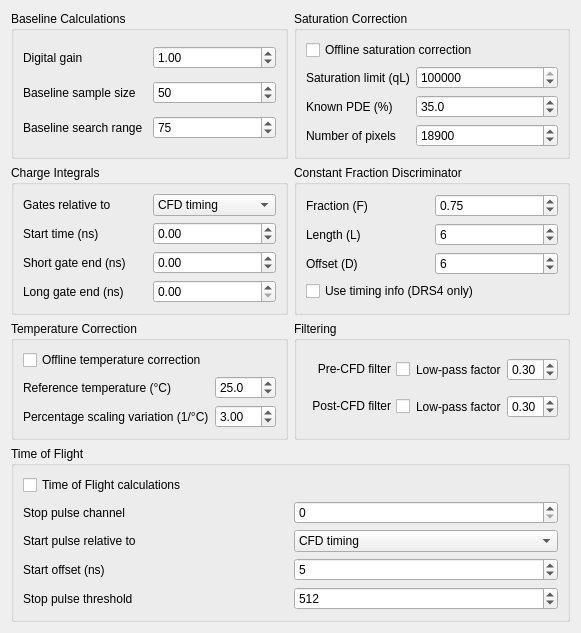
     <widget class="QWidget" name="tabSettings">
      <attribute name="title">
       <string>Settings</string>
      </attribute>
      <layout class="QGridLayout" name="gridLayout_7">
       <item row="0" column="0">
        <widget class="QGroupBox" name="groupBoxBaseline">
         <property name="title">
          <string>Baseline Calculations</string>
         </property>
         <layout class="QGridLayout" name="gridLayout">
          <item row="1" column="1">
           <widget class="QSpinBox" name="spinBoxSampleSize">
            <property name="toolTip">
             <string>&lt;html&gt;&lt;head/&gt;&lt;body&gt;&lt;p&gt;The &lt;span style=&quot; font-weight:600;&quot;&gt;baseline sample size&lt;/span&gt; is the number of samples used for calculating the baseline.&lt;/p&gt;&lt;/body&gt;&lt;/html&gt;</string>
            </property>
            <property name="maximum">
             <number>1600</number>
            </property>
            <property name="value">
             <number>50</number>
            </property>
           </widget>
          </item>
          <item row="1" column="0">
           <widget class="QLabel" name="labelSampleSize">
            <property name="text">
             <string>Baseline sample size</string>
            </property>
           </widget>
          </item>
          <item row="2" column="0">
           <widget class="QLabel" name="labelSampleRange">
            <property name="text">
             <string>Baseline search range</string>
            </property>
           </widget>
          </item>
          <item row="2" column="1">
           <widget class="QSpinBox" name="spinBoxSampleRange">
            <property name="toolTip">
             <string>&lt;html&gt;&lt;head/&gt;&lt;body&gt;&lt;p&gt;The &lt;span style=&quot; font-weight:600;&quot;&gt;baseline search range&lt;/span&gt; is the range of samples across which the optimal baseline is searched for, by finding the set of data that has the minimum standard deviation.&lt;/p&gt;&lt;/body&gt;&lt;/html&gt;</string>
            </property>
            <property name="maximum">
             <number>1600</number>
            </property>
            <property name="value">
             <number>75</number>
            </property>
           </widget>
          </item>
          <item row="0" column="0">
           <widget class="QLabel" name="labelGain">
            <property name="text">
             <string>Digital gain</string>
            </property>
           </widget>
          </item>
          <item row="0" column="1">
           <widget class="QDoubleSpinBox" name="doubleSpinBoxGain">
            <property name="minimum">
             <double>-5.000000000000000</double>
            </property>
            <property name="maximum">
             <double>5.000000000000000</double>
            </property>
            <property name="value">
             <double>1.000000000000000</double>
            </property>
           </widget>
          </item>
         </layout>
        </widget>
       </item>
       <item row="0" column="1">
        <widget class="QGroupBox" name="groupBoxSaturation">
         <property name="title">
          <string>Saturation Correction</string>
         </property>
         <layout class="QFormLayout" name="formLayout_2">
          <item row="0" column="0" colspan="2">
           <widget class="QCheckBox" name="checkBoxOfflineCorrectionSat">
            <property name="toolTip">
             <string>&lt;html&gt;&lt;head/&gt;&lt;body&gt;&lt;p&gt;Enables a &lt;span style=&quot; font-weight:600;&quot;&gt;low-pass filter &lt;/span&gt;before performing the digital CFD&lt;/p&gt;&lt;/body&gt;&lt;/html&gt;</string>
            </property>
            <property name="layoutDirection">
             <enum>Qt::LeftToRight</enum>
            </property>
            <property name="text">
             <string>Offline saturation correction</string>
            </property>
           </widget>
          </item>
          <item row="1" column="0">
           <widget class="QLabel" name="labelSaturationLimit">
            <property name="text">
             <string>Saturation limit (qL)</string>
            </property>
           </widget>
          </item>
          <item row="1" column="1">
           <widget class="QSpinBox" name="spinBoxSaturationLimit">
            <property name="maximum">
             <number>500000</number>
            </property>
            <property name="singleStep">
             <number>100</number>
            </property>
            <property name="value">
             <number>200000</number>
            </property>
           </widget>
          </item>
          <item row="2" column="0">
           <widget class="QLabel" name="labelPDE">
            <property name="text">
             <string>Known PDE (%)</string>
            </property>
           </widget>
          </item>
          <item row="2" column="1">
           <widget class="QDoubleSpinBox" name="doubleSpinBoxPDE">
            <property name="toolTip">
             <string>&lt;html&gt;&lt;head/&gt;&lt;body&gt;&lt;p&gt;The &lt;span style=&quot; font-weight:600;&quot;&gt;fraction&lt;/span&gt; (F) to use in the CFD: CFD(k) = Σ&lt;span style=&quot; vertical-align:sub;&quot;&gt;1&lt;/span&gt;&lt;span style=&quot; vertical-align:super;&quot;&gt;L&lt;/span&gt; ( F . v&lt;span style=&quot; vertical-align:sub;&quot;&gt;k-i&lt;/span&gt; - v&lt;span style=&quot; vertical-align:sub;&quot;&gt;k-i-D &lt;/span&gt;)&lt;/p&gt;&lt;/body&gt;&lt;/html&gt;</string>
            </property>
            <property name="decimals">
             <number>1</number>
            </property>
            <property name="minimum">
             <double>0.000000000000000</double>
            </property>
            <property name="maximum">
             <double>100.000000000000000</double>
            </property>
            <property name="singleStep">
             <double>1.000000000000000</double>
            </property>
            <property name="value">
             <double>35.000000000000000</double>
            </property>
           </widget>
          </item>
          <item row="3" column="0">
           <widget class="QLabel" name="labelNumPixels">
            <property name="text">
             <string>Number of pixels</string>
            </property>
           </widget>
          </item>
          <item row="3" column="1">
           <widget class="QSpinBox" name="spinBoxNumPixels">
            <property name="maximum">
             <number>100000</number>
            </property>
            <property name="singleStep">
             <number>100</number>
            </property>
            <property name="value">
             <number>18900</number>
            </property>
           </widget>
          </item>
         </layout>
        </widget>
       </item>
       <item row="1" column="0">
        <widget class="QGroupBox" name="groupBox">
         <property name="title">
          <string>Charge Integrals</string>
         </property>
         <layout class="QGridLayout" name="gridLayout_3">
          <item row="0" column="0">
           <widget class="QLabel" name="labelRelative">
            <property name="text">
             <string>Gates relative to</string>
            </property>
           </widget>
          </item>
          <item row="0" column="1">
           <widget class="QComboBox" name="comboBoxRelative">
            <property name="toolTip">
             <string>&lt;html&gt;&lt;head/&gt;&lt;body&gt;&lt;p&gt;The origin t=0 for charge integrals&lt;/p&gt;&lt;/body&gt;&lt;/html&gt;</string>
            </property>
            <item>
             <property name="text">
              <string>CFD timing</string>
             </property>
            </item>
            <item>
             <property name="text">
              <string>Time of half-rise</string>
             </property>
            </item>
            <item>
             <property name="text">
              <string>Time of min</string>
             </property>
            </item>
           </widget>
          </item>
          <item row="1" column="0">
           <widget class="QLabel" name="labelRelativeStart">
            <property name="text">
             <string>Start time (ns)</string>
            </property>
           </widget>
          </item>
          <item row="2" column="0">
           <widget class="QLabel" name="labelRelativeShortEnd">
            <property name="text">
             <string>Short gate end (ns)</string>
            </property>
           </widget>
          </item>
          <item row="3" column="0">
           <widget class="QLabel" name="labelRelativeLongEnd">
            <property name="text">
             <string>Long gate end (ns)</string>
            </property>
           </widget>
          </item>
          <item row="1" column="1">
           <widget class="QDoubleSpinBox" name="doubleSpinBoxStartGate">
            <property name="toolTip">
             <string>&lt;html&gt;&lt;head/&gt;&lt;body&gt;&lt;p&gt;The start point (in nanoseconds) for the charge integrals&lt;/p&gt;&lt;/body&gt;&lt;/html&gt;</string>
            </property>
            <property name="minimum">
             <double>-200.000000000000000</double>
            </property>
            <property name="maximum">
             <double>100.000000000000000</double>
            </property>
            <property name="singleStep">
             <double>0.250000000000000</double>
            </property>
           </widget>
          </item>
          <item row="2" column="1">
           <widget class="QDoubleSpinBox" name="doubleSpinBoxShortEnd">
            <property name="toolTip">
             <string>&lt;html&gt;&lt;head/&gt;&lt;body&gt;&lt;p&gt;The end point (in nanoseconds) for the short gate integral&lt;/p&gt;&lt;/body&gt;&lt;/html&gt;</string>
            </property>
            <property name="minimum">
             <double>-100.000000000000000</double>
            </property>
            <property name="maximum">
             <double>500.000000000000000</double>
            </property>
            <property name="singleStep">
             <double>0.250000000000000</double>
            </property>
           </widget>
          </item>
          <item row="3" column="1">
           <widget class="QDoubleSpinBox" name="doubleSpinBoxLongEnd">
            <property name="toolTip">
             <string>&lt;html&gt;&lt;head/&gt;&lt;body&gt;&lt;p&gt;The end point (in nanoseconds) for the long gate integral&lt;/p&gt;&lt;/body&gt;&lt;/html&gt;</string>
            </property>
            <property name="maximum">
             <double>1600.000000000000000</double>
            </property>
            <property name="singleStep">
             <double>0.250000000000000</double>
            </property>
           </widget>
          </item>
         </layout>
        </widget>
       </item>
       <item row="1" column="1">
        <widget class="QGroupBox" name="groupBoxCFD">
         <property name="title">
          <string>Constant Fraction Discriminator</string>
         </property>
         <layout class="QGridLayout" name="gridLayout_5">
          <item row="1" column="0">
           <widget class="QLabel" name="labelL">
            <property name="text">
             <string>Length (L)</string>
            </property>
           </widget>
          </item>
          <item row="1" column="1">
           <widget class="QSpinBox" name="spinBoxL">
            <property name="toolTip">
             <string>&lt;html&gt;&lt;head/&gt;&lt;body&gt;&lt;p&gt;The &lt;span style=&quot; font-weight:600;&quot;&gt;length&lt;/span&gt; (L) to use in the CFD: CFD(k) = Σ&lt;span style=&quot; vertical-align:sub;&quot;&gt;1&lt;/span&gt;&lt;span style=&quot; vertical-align:super;&quot;&gt;L&lt;/span&gt; ( F . v&lt;span style=&quot; vertical-align:sub;&quot;&gt;k-i&lt;/span&gt; - v&lt;span style=&quot; vertical-align:sub;&quot;&gt;k-i-D &lt;/span&gt;)&lt;/p&gt;&lt;/body&gt;&lt;/html&gt;</string>
            </property>
            <property name="minimum">
             <number>1</number>
            </property>
            <property name="maximum">
             <number>60</number>
            </property>
            <property name="value">
             <number>6</number>
            </property>
           </widget>
          </item>
          <item row="2" column="0">
           <widget class="QLabel" name="labelD">
            <property name="text">
             <string>Offset (D)</string>
            </property>
           </widget>
          </item>
          <item row="2" column="1">
           <widget class="QSpinBox" name="spinBoxD">
            <property name="toolTip">
             <string>&lt;html&gt;&lt;head/&gt;&lt;body&gt;&lt;p&gt;The &lt;span style=&quot; font-weight:600;&quot;&gt;offset&lt;/span&gt; (D) to use in the CFD: CFD(k) = Σ&lt;span style=&quot; vertical-align:sub;&quot;&gt;1&lt;/span&gt;&lt;span style=&quot; vertical-align:super;&quot;&gt;L&lt;/span&gt; ( F . v&lt;span style=&quot; vertical-align:sub;&quot;&gt;k-i&lt;/span&gt; - v&lt;span style=&quot; vertical-align:sub;&quot;&gt;k-i-D &lt;/span&gt;)&lt;/p&gt;&lt;/body&gt;&lt;/html&gt;</string>
            </property>
            <property name="minimum">
             <number>1</number>
            </property>
            <property name="maximum">
             <number>60</number>
            </property>
            <property name="value">
             <number>6</number>
            </property>
           </widget>
          </item>
          <item row="3" column="0" colspan="2">
           <widget class="QCheckBox" name="checkBoxTimingInfo">
            <property name="toolTip">
             <string>&lt;html&gt;&lt;head/&gt;&lt;body&gt;&lt;p&gt;Enable use of calibrated timings for CFD&lt;/p&gt;&lt;/body&gt;&lt;/html&gt;</string>
            </property>
            <property name="layoutDirection">
             <enum>Qt::LeftToRight</enum>
            </property>
            <property name="text">
             <string>Use timing info (DRS4 only)</string>
            </property>
           </widget>
          </item>
          <item row="0" column="0">
           <widget class="QLabel" name="labelF">
            <property name="text">
             <string>Fraction (F)</string>
            </property>
           </widget>
          </item>
          <item row="0" column="1">
           <widget class="QDoubleSpinBox" name="doubleSpinBoxF">
            <property name="toolTip">
             <string>&lt;html&gt;&lt;head/&gt;&lt;body&gt;&lt;p&gt;The &lt;span style=&quot; font-weight:600;&quot;&gt;fraction&lt;/span&gt; (F) to use in the CFD: CFD(k) = Σ&lt;span style=&quot; vertical-align:sub;&quot;&gt;1&lt;/span&gt;&lt;span style=&quot; vertical-align:super;&quot;&gt;L&lt;/span&gt; ( F . v&lt;span style=&quot; vertical-align:sub;&quot;&gt;k-i&lt;/span&gt; - v&lt;span style=&quot; vertical-align:sub;&quot;&gt;k-i-D &lt;/span&gt;)&lt;/p&gt;&lt;/body&gt;&lt;/html&gt;</string>
            </property>
            <property name="minimum">
             <double>0.010000000000000</double>
            </property>
            <property name="maximum">
             <double>1.000000000000000</double>
            </property>
            <property name="singleStep">
             <double>0.050000000000000</double>
            </property>
            <property name="value">
             <double>0.750000000000000</double>
            </property>
           </widget>
          </item>
         </layout>
        </widget>
       </item>
       <item row="2" column="0">
        <widget class="QGroupBox" name="groupBoxTemperature">
         <property name="title">
          <string>Temperature Correction</string>
         </property>
         <layout class="QFormLayout" name="formLayout">
          <property name="fieldGrowthPolicy">
           <enum>QFormLayout::AllNonFixedFieldsGrow</enum>
          </property>
          <item row="1" column="0">
           <widget class="QLabel" name="labelRefTemp">
            <property name="text">
             <string>Reference temperature (°C)</string>
            </property>
           </widget>
          </item>
          <item row="1" column="1">
           <widget class="QDoubleSpinBox" name="doubleSpinBoxRefTemp">
            <property name="toolTip">
             <string>&lt;html&gt;&lt;head/&gt;&lt;body&gt;&lt;p&gt;The &lt;span style=&quot; font-weight:600;&quot;&gt;fraction&lt;/span&gt; (F) to use in the CFD: CFD(k) = Σ&lt;span style=&quot; vertical-align:sub;&quot;&gt;1&lt;/span&gt;&lt;span style=&quot; vertical-align:super;&quot;&gt;L&lt;/span&gt; ( F . v&lt;span style=&quot; vertical-align:sub;&quot;&gt;k-i&lt;/span&gt; - v&lt;span style=&quot; vertical-align:sub;&quot;&gt;k-i-D &lt;/span&gt;)&lt;/p&gt;&lt;/body&gt;&lt;/html&gt;</string>
            </property>
            <property name="decimals">
             <number>1</number>
            </property>
            <property name="minimum">
             <double>0.000000000000000</double>
            </property>
            <property name="maximum">
             <double>40.000000000000000</double>
            </property>
            <property name="singleStep">
             <double>0.100000000000000</double>
            </property>
            <property name="value">
             <double>25.000000000000000</double>
            </property>
           </widget>
          </item>
          <item row="2" column="0">
           <widget class="QLabel" name="labelTempAdjustment">
            <property name="text">
             <string>Percentage scaling variation (1/°C)</string>
            </property>
           </widget>
          </item>
          <item row="2" column="1">
           <widget class="QDoubleSpinBox" name="doubleSpinBoxTempAdjustment">
            <property name="toolTip">
             <string>&lt;html&gt;&lt;head/&gt;&lt;body&gt;&lt;p&gt;The &lt;span style=&quot; font-weight:600;&quot;&gt;fraction&lt;/span&gt; (F) to use in the CFD: CFD(k) = Σ&lt;span style=&quot; vertical-align:sub;&quot;&gt;1&lt;/span&gt;&lt;span style=&quot; vertical-align:super;&quot;&gt;L&lt;/span&gt; ( F . v&lt;span style=&quot; vertical-align:sub;&quot;&gt;k-i&lt;/span&gt; - v&lt;span style=&quot; vertical-align:sub;&quot;&gt;k-i-D &lt;/span&gt;)&lt;/p&gt;&lt;/body&gt;&lt;/html&gt;</string>
            </property>
            <property name="decimals">
             <number>2</number>
            </property>
            <property name="minimum">
             <double>-20.000000000000000</double>
            </property>
            <property name="maximum">
             <double>20.000000000000000</double>
            </property>
            <property name="singleStep">
             <double>0.050000000000000</double>
            </property>
            <property name="value">
             <double>3.000000000000000</double>
            </property>
           </widget>
          </item>
          <item row="0" column="0" colspan="2">
           <widget class="QCheckBox" name="checkBoxOfflineCorrectionTemp">
            <property name="toolTip">
             <string>&lt;html&gt;&lt;head/&gt;&lt;body&gt;&lt;p&gt;Enables a &lt;span style=&quot; font-weight:600;&quot;&gt;low-pass filter &lt;/span&gt;before performing the digital CFD&lt;/p&gt;&lt;/body&gt;&lt;/html&gt;</string>
            </property>
            <property name="layoutDirection">
             <enum>Qt::LeftToRight</enum>
            </property>
            <property name="text">
             <string>Offline temperature correction</string>
            </property>
           </widget>
          </item>
         </layout>
         <zorder>checkBoxOfflineCorrectionTemp</zorder>
         <zorder>doubleSpinBoxRefTemp</zorder>
         <zorder>labelRefTemp</zorder>
         <zorder>doubleSpinBoxTempAdjustment</zorder>
         <zorder>labelTempAdjustment</zorder>
        </widget>
       </item>
       <item row="2" column="1">
        <widget class="QGroupBox" name="groupBoxFiltering">
         <property name="title">
          <string>Filtering</string>
         </property>
         <layout class="QGridLayout" name="gridLayout_2">
          <item row="0" column="2">
           <widget class="QDoubleSpinBox" name="doubleSpinBoxPreCFDFactor">
            <property name="toolTip">
             <string>&lt;html&gt;&lt;head/&gt;&lt;body&gt;&lt;p&gt;The &lt;span style=&quot; font-weight:600;&quot;&gt;smoothing factor &lt;/span&gt;to use in the low-pass filter before the CFD&lt;/p&gt;&lt;/body&gt;&lt;/html&gt;</string>
            </property>
            <property name="maximum">
             <double>1.000000000000000</double>
            </property>
            <property name="singleStep">
             <double>0.050000000000000</double>
            </property>
            <property name="value">
             <double>0.300000000000000</double>
            </property>
           </widget>
          </item>
          <item row="1" column="0">
           <widget class="QCheckBox" name="checkBoxPostCFD">
            <property name="toolTip">
             <string>&lt;html&gt;&lt;head/&gt;&lt;body&gt;&lt;p&gt;Enables a &lt;span style=&quot; font-weight:600;&quot;&gt;low-pass filter &lt;/span&gt;after performing the digital CFD&lt;/p&gt;&lt;/body&gt;&lt;/html&gt;</string>
            </property>
            <property name="layoutDirection">
             <enum>Qt::RightToLeft</enum>
            </property>
            <property name="text">
             <string>Post-CFD filter</string>
            </property>
           </widget>
          </item>
          <item row="0" column="1">
           <widget class="QLabel" name="labelPreCFD">
            <property name="text">
             <string>Low-pass factor</string>
            </property>
           </widget>
          </item>
          <item row="0" column="0">
           <widget class="QCheckBox" name="checkBoxPreCFD">
            <property name="toolTip">
             <string>&lt;html&gt;&lt;head/&gt;&lt;body&gt;&lt;p&gt;Enables a &lt;span style=&quot; font-weight:600;&quot;&gt;low-pass filter &lt;/span&gt;before performing the digital CFD&lt;/p&gt;&lt;/body&gt;&lt;/html&gt;</string>
            </property>
            <property name="layoutDirection">
             <enum>Qt::RightToLeft</enum>
            </property>
            <property name="text">
             <string>Pre-CFD filter</string>
            </property>
           </widget>
          </item>
          <item row="1" column="2">
           <widget class="QDoubleSpinBox" name="doubleSpinBoxPostCFDFactor">
            <property name="toolTip">
             <string>&lt;html&gt;&lt;head/&gt;&lt;body&gt;&lt;p&gt;The &lt;span style=&quot; font-weight:600;&quot;&gt;smoothing factor &lt;/span&gt;to use in the low-pass filter after the CFD&lt;/p&gt;&lt;/body&gt;&lt;/html&gt;</string>
            </property>
            <property name="maximum">
             <double>1.000000000000000</double>
            </property>
            <property name="singleStep">
             <double>0.050000000000000</double>
            </property>
            <property name="value">
             <double>0.300000000000000</double>
            </property>
           </widget>
          </item>
          <item row="1" column="1">
           <widget class="QLabel" name="labelPostCFD">
            <property name="text">
             <string>Low-pass factor</string>
            </property>
           </widget>
          </item>
         </layout>
        </widget>
       </item>
       <item row="3" column="0" colspan="2">
        <widget class="QGroupBox" name="groupBoxTOF">
         <property name="title">
          <string>Time of Flight</string>
         </property>
         <layout class="QGridLayout" name="gridLayout_6">
          <item row="0" column="0" colspan="2">
           <widget class="QCheckBox" name="checkBoxTimeOfFlight">
            <property name="toolTip">
             <string>&lt;html&gt;&lt;head/&gt;&lt;body&gt;&lt;p&gt;Enables a &lt;span style=&quot; font-weight:600;&quot;&gt;low-pass filter &lt;/span&gt;before performing the digital CFD&lt;/p&gt;&lt;/body&gt;&lt;/html&gt;</string>
            </property>
            <property name="layoutDirection">
             <enum>Qt::LeftToRight</enum>
            </property>
            <property name="text">
             <string>Time of Flight calculations</string>
            </property>
           </widget>
          </item>
          <item row="1" column="0">
           <widget class="QLabel" name="labelTOFChannel">
            <property name="text">
             <string>Stop pulse channel</string>
            </property>
           </widget>
          </item>
          <item row="1" column="1">
           <widget class="QSpinBox" name="spinBoxTOFPulseChannel">
            <property name="toolTip">
             <string>&lt;html&gt;&lt;head/&gt;&lt;body&gt;&lt;p&gt;The &lt;span style=&quot; font-weight:600;&quot;&gt;length&lt;/span&gt; (L) to use in the CFD: CFD(k) = Σ&lt;span style=&quot; vertical-align:sub;&quot;&gt;1&lt;/span&gt;&lt;span style=&quot; vertical-align:super;&quot;&gt;L&lt;/span&gt; ( F . v&lt;span style=&quot; vertical-align:sub;&quot;&gt;k-i&lt;/span&gt; - v&lt;span style=&quot; vertical-align:sub;&quot;&gt;k-i-D &lt;/span&gt;)&lt;/p&gt;&lt;/body&gt;&lt;/html&gt;</string>
            </property>
            <property name="minimum">
             <number>0</number>
            </property>
            <property name="maximum">
             <number>3</number>
            </property>
            <property name="value">
             <number>0</number>
            </property>
           </widget>
          </item>
          <item row="2" column="0">
           <widget class="QLabel" name="labelRelativePulse">
            <property name="text">
             <string>Start pulse relative to </string>
            </property>
           </widget>
          </item>
          <item row="2" column="1">
           <widget class="QComboBox" name="comboBoxRelativePulse">
            <property name="toolTip">
             <string>&lt;html&gt;&lt;head/&gt;&lt;body&gt;&lt;p&gt;The origin t=0 for charge integrals&lt;/p&gt;&lt;/body&gt;&lt;/html&gt;</string>
            </property>
            <item>
             <property name="text">
              <string>CFD timing</string>
             </property>
            </item>
            <item>
             <property name="text">
              <string>Time of half-rise</string>
             </property>
            </item>
            <item>
             <property name="text">
              <string>Time of min</string>
             </property>
            </item>
           </widget>
          </item>
          <item row="3" column="0">
           <widget class="QLabel" name="labelRelativeStartPulse">
            <property name="text">
             <string>Start offset (ns)</string>
            </property>
           </widget>
          </item>
          <item row="3" column="1">
           <widget class="QSpinBox" name="spinBoxStartGatePulse">
            <property name="toolTip">
             <string>&lt;html&gt;&lt;head/&gt;&lt;body&gt;&lt;p&gt;The start point (in nanoseconds) for the charge integrals&lt;/p&gt;&lt;/body&gt;&lt;/html&gt;</string>
            </property>
            <property name="minimum">
             <number>-400</number>
            </property>
            <property name="maximum">
             <number>400</number>
            </property>
            <property name="singleStep">
             <number>5</number>
            </property>
            <property name="value">
             <number>5</number>
            </property>
           </widget>
          </item>
          <item row="4" column="0">
           <widget class="QLabel" name="labelPulseThreshold">
            <property name="text">
             <string>Stop pulse threshold</string>
            </property>
           </widget>
          </item>
          <item row="4" column="1">
           <widget class="QSpinBox" name="spinBoxPulseThreshold">
            <property name="toolTip">
             <string>&lt;html&gt;&lt;head/&gt;&lt;body&gt;&lt;p&gt;The start point (in nanoseconds) for the charge integrals&lt;/p&gt;&lt;/body&gt;&lt;/html&gt;</string>
            </property>
            <property name="minimum">
             <number>0</number>
            </property>
            <property name="maximum">
             <number>4096</number>
            </property>
            <property name="singleStep">
             <number>32</number>
            </property>
            <property name="value">
             <number>512</number>
            </property>
           </widget>
          </item>
         </layout>
        </widget>
       </item>
      </layout>
     </widget>
